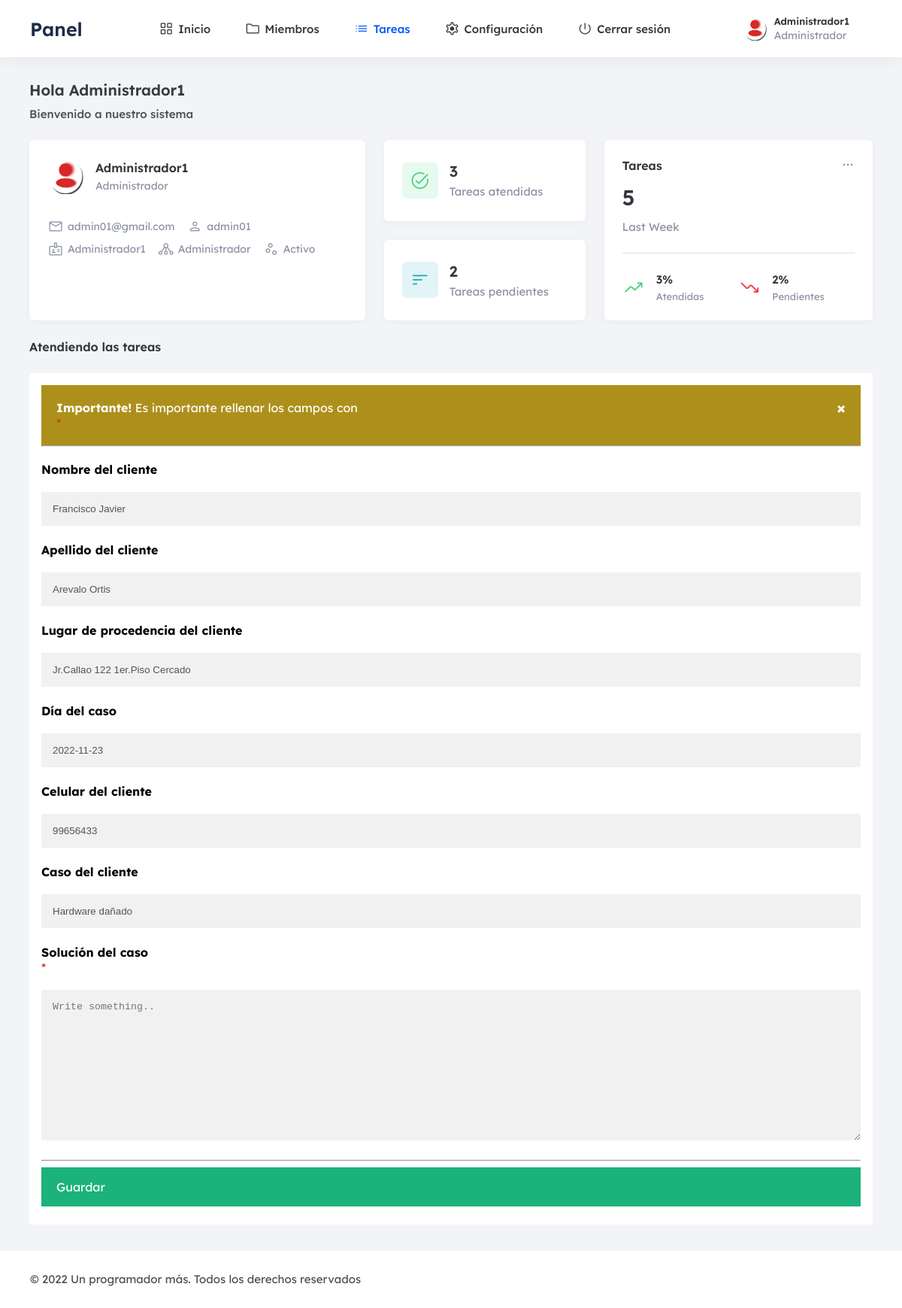
Screenshot of /frontend/tareas/attend.php?id=5 (signed in) with the database file from the repository.
### tables this page shows
CREATE TABLE `tarea` (
  `idtarea` int(11) NOT NULL,
  `nomcl` varchar(25) NOT NULL,
  `apecl` varchar(35) NOT NULL,
  `nomcas` text NOT NULL,
  `sitio` text NOT NULL,
  `state` char(1) NOT NULL,
  `dia` date NOT NULL,
  `celu` char(9) NOT NULL,
  `fere` timestamp NOT NULL DEFAULT current_timestamp() ON UPDATE current_timestamp()
);

### frontend/tareas/attend.php (the view, shortened to what this page needs)
<?php if(isset($_SESSION['id'])) { ?>
<!DOCTYPE html>
<html lang="es">
<head>
  <link rel="stylesheet" href="../../backend/css/admin.css">
</head>
<body>
  <header class="header" data-header>
    <div class="container">
      <h1>
        <a href="../administrador/escritorio.php" class="logo">Panel</a>
      </h1>
      <nav class="navbar">
        <div class="container">
          <ul class="navbar-list">
            <li>
              <a href="../administrador/escritorio.php" class="navbar-link  icon-box">
                <span class="material-symbols-rounded  icon">grid_view</span>
                <span>Inicio</span>
              </a>
            </li>
            <li>
              <a href="../miembros/mostrar.php" class="navbar-link  icon-box">
                <span class="material-symbols-rounded  icon">folder</span>
                <span>Miembros</span>
              </a>
            </li>
            <li>
              <a href="../tareas/mostrar.php" class="navbar-link active icon-box">
                <span class="material-symbols-rounded  icon">list</span>
                <span>Tareas</span>
              </a>
            </li>
            <li>
              <a href="../configuracion/mostrar.php" class="navbar-link icon-box">
                <span class="material-symbols-rounded  icon">settings</span>
                <span>Configuración</span>
              </a>
            </li>
            <li>
              <a href="../salir.php" class="navbar-link icon-box">
                <span class="material-symbols-rounded  icon">power_settings_new</span>
                <span>Cerrar sesión</span>
              </a>
            </li>
          </ul>
          <ul class="user-action-list">
            <li>
              <a href="#" class="header-profile">
                <figure class="profile-avatar">
                  <img src="../../backend/img/reere.png" alt="Elizabeth Foster" width="32" height="32">
                </figure>
                <div>
                  <p class="profile-title"><?php echo $_SESSION['nombre']; ?></p>
                  <?php
                    if ($_SESSION['rol']= '1') {
                      echo ' <p class="card-subtitle">Administrador</p>';
                    } else {
                        echo '<p class="card-subtitle">Cliente</p>';
                    }
               ?>
                </div>
              </a>
            </li>
          </ul>
        </div>
      </nav>
    </div>
  </header>
  <main>
    <article class="container article">
      <h2 class="h2 article-title">Hola <?php echo $_SESSION['nombre']; ?></h2>
      <p class="article-subtitle">Bienvenido a nuestro sistema</p>
      <section class="home">
        <div class="card profile-card">
          <div class="profile-card-wrapper">
            <figure class="card-avatar">
              <img src="../../backend/img/reere.png" alt="admin" width="48" height="48">
            </figure>
            <div>
              <p class="card-title"><?php echo $_SESSION['nombre']; ?></p>
              <?php
                    if ($_SESSION['rol']= '1') {
                      echo ' <p class="card-subtitle">Administrador</p>';
                    } else {
                        echo '<p class="card-subtitle">Cliente</p>';
                    }
               ?>
            </div>
          </div>
          <ul class="contact-list">
            <li>
              <a href="#" class="contact-link icon-box">
                <span class="material-symbols-rounded  icon">mail</span>
                <p class="text"><?php echo $_SESSION['correo']; ?></p>
              </a>
            </li>
            <li>
              <a href="#" class="contact-link icon-box">
                <span class="material-symbols-rounded  icon">person</span>
                <p class="text"><?php echo $_SESSION['username']; ?></p>
              </a>
            </li>
            <li>
              <a href="#" class="contact-link icon-box">
                <span class="material-symbols-rounded  icon">badge</span>
                <p class="text"><?php echo $_SESSION['nombre']; ?></p>
              </a>
            </li>
            <li>
              <a href="#" class="contact-link icon-box">
                <span class="material-symbols-rounded  icon">tenancy</span>
                <?php
                    if ($_SESSION['rol']= '1') {
                      echo ' <p class="card-subtitle">Administrador</p>';
                    } else {
                        echo '<p class="card-subtitle">Cliente</p>';
                    }
               ?>
              </a>
            </li>
            <li>
              <a href="#" class="contact-link icon-box">
                <span class="material-symbols-rounded  icon">scatter_plot</span>
                <?php
                    if ($_SESSION['state']= '1') {
                      echo ' <p class="card-subtitle">Activo</p>';
                    } else {
                        echo '<p class="card-subtitle">Inactivo</p>';
                    }
               ?>
              </a>
            </li>
          </ul>
        </div>
        <div class="card-wrapper">
          <div class="card task-card">
            <div class="card-icon icon-box green">
              <span class="material-symbols-rounded  icon">task_alt</span>
            </div>
            <div>
              <?php
                  require_once('../../backend/config/Conexion.php');
                    $sql = "SELECT COUNT(*) total FROM tarea WHERE state = 1";
                    $result = $connect->query($sql);
                    $total = $result->fetchColumn();
              ?>
              <data class="card-data" value="<?php echo  $total; ?>"><?php echo  $total; ?></data>
              <p class="card-text">Tareas atendidas</p>
            </div>
          </div>
          <div class="card task-card">
            <div class="card-icon icon-box red">
              <span class="material-symbols-rounded  icon">sort</span>
            </div>
            <div>
              <?php
                    $sql = "SELECT COUNT(*) total FROM tarea WHERE state = 0";
                    $result = $connect->query($sql);
                    $total = $result->fetchColumn();
              ?>
              <data class="card-data" value="<?php echo  $total; ?>"><?php echo  $total; ?></data>
              <p class="card-text">Tareas pendientes</p>
            </div>
          </div>
        </div>
        <div class="card revenue-card">
          <button class="card-menu-btn icon-box" aria-label="More" data-menu-btn>
            <span class="material-symbols-rounded  icon">more_horiz</span>
          </button>
          <p class="card-title">Tareas</p>
<?php
      $sql = "SELECT COUNT(*) total FROM tarea";
      $result = $connect->query($sql);
      $total = $result->fetchColumn();
?>
          <data class="card-price" value="<?php echo  $total; ?>"><?php echo  $total; ?></data>
          <p class="card-text">Last Week</p>
          <div class="divider card-divider"></div>
          <ul class="revenue-list">
            <li class="revenue-item icon-box">
              <span class="material-symbols-rounded  icon  green">trending_up</span>
              <div>
                <?php
    $sql = "SELECT COUNT(*) total FROM tarea WHERE state = 1";
    $result = $connect->query($sql);
    $total = $result->fetchColumn();
?>
                <data class="revenue-item-data" value="<?php echo  $total; ?>"><?php echo  $total; ?>%</data>
                <p class="revenue-item-text">Atendidas</p>
              </div>
            </li>
            <li class="revenue-item icon-box">
              <span class="material-symbols-rounded  icon  red">trending_down</span>
              <div>
                <?php
    $sql = "SELECT COUNT(*) total FROM tarea WHERE state = 0";
    $result = $connect->query($sql);
    $total = $result->fetchColumn();
?>
                <data class="revenue-item-data" value="<?php echo  $total; ?>"><?php echo  $total; ?>%</data>
                <p class="revenue-item-text">Pendientes</p>
              </div>
            </li>
          </ul>
        </div>
      </section>
      <section class="projects">
        <div class="section-title-wrapper">
          <h2 class="section-title">Atendiendo las tareas</h2>
        </div>
        <?php
 $id = $_GET['id'];
 $sentencia = $connect->prepare("SELECT * FROM tarea  WHERE idtarea= '$id';");
 $sentencia->execute();
$data =  array();
if($sentencia){
  while($r = $sentencia->fetchObject()){
    $data[] = $r;
  }
}
   ?>
   <?php if(count($data)>0):?>
        <?php foreach($data as $d):?>
<form action="" enctype="multipart/form-data" method="POST"  autocomplete="off">
  <div class="containerss">
    <div class="alert-danger">
  <span class="closebtn" onclick="this.parentElement.style.display='none';">&times;</span>
  <strong>Importante!</strong> Es importante rellenar los campos con &nbsp;<span class="badge-warning">*</span>
</div>
    <hr>
    <br>
    <label for="email"><b>Nombre del cliente</b></label>
    <input type="text" placeholder="ejm: Javier" disabled value="<?php echo $d->nomcl; ?>" required>
    <label for="email"><b>Apellido del cliente</b></label>
    <input type="text" placeholder="ejm: Suarez" disabled value="<?php echo $d->apecl; ?>"  required>
    <label for="email"><b>Lugar de procedencia del cliente</b></label>
    <input type="text" placeholder="ejm: Suarez" disabled value="<?php echo $d->sitio; ?>"  required>
    <label for="email"><b>Día del caso</b></label>
    <input type="text" placeholder="ejm: Suarez" disabled value="<?php echo $d->dia; ?>"  required>
    <label for="email"><b>Celular del cliente</b></label>
    <input type="text" placeholder="ejm: Suarez" disabled value="<?php echo $d->celu; ?>"  required>
    <label for="email"><b>Caso del cliente</b></label>
    <input type="text" placeholder="ejm: Suarez" disabled value="<?php echo $d->nomcas; ?>"  required>
    <label for="email"><b>Solución del caso</b></label><span class="badge-warning">*</span>
    <textarea  name="tareresp" placeholder="Write something.." style="height:200px"></textarea>
    <hr>
    <button type="submit" name="add_det_tarea" class="registerbtn">Guardar</button>
  </div>
</form>
<?php endforeach; ?>
    <?php else:?>
      <p class="alert alert-warning">No hay datos</p>
    <?php endif; ?>
      </section>
    </article>
  </main>
  <footer class="footer">
    <div class="container">
      <p class="copyright">
        &copy; 2022 <a href="#" class="copyright-link">Un programador más</a>. Todos los derechos reservados
      </p>
    </div>
  </footer>
</body>
</html>
<?php }else{
    header('Location: ../login.php');
 } ?>

### rows the page displays
tarea: nomcl "Francisco Javier", apecl "Arevalo Ortis", sitio "Jr.Callao 122 1er.Piso Cercado", dia "2022-11-23", celu "99656433", nomcas "Hardware dañado"

### other values shown
$_SESSION['nombre'] "Administrador1"
$_SESSION['correo'] "admin01@gmail.com"
$_SESSION['username'] "admin01"
$total "3"
$total "2"
$total "5"
